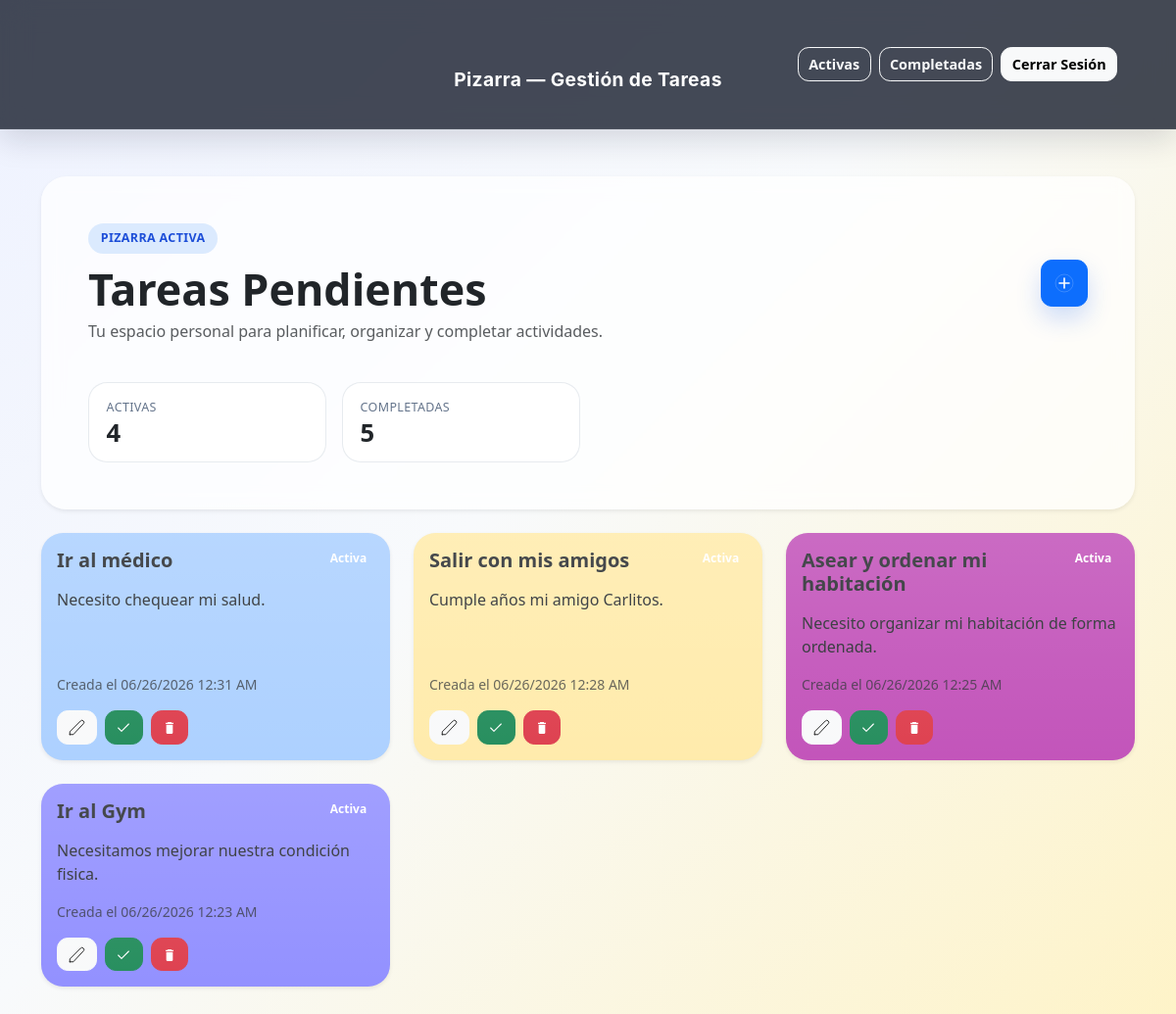
Page /dashboard/ (signed in) on the committed database.
### tareas/models.py (models this page shows, shortened)
class Task(models.Model):
    class Status(models.TextChoices):
        PENDING = 'pending', 'Pendiente'
        COMPLETED = 'completed', 'Completada'
    user = models.ForeignKey(settings.AUTH_USER_MODEL, on_delete=models.CASCADE, related_name='tasks')
    title = models.CharField(max_length=120)
    description = models.TextField(blank=True)
    color = models.CharField(max_length=7, default='#ffeaa7')
    status = models.CharField(max_length=20, choices=Status.choices, default=Status.PENDING)
    created_at = models.DateTimeField(auto_now_add=True)
    completed_at = models.DateTimeField(null=True, blank=True)
    class Meta:
        ordering = ['-created_at']

### tareas/views.py (the view)
# urls.py: path('dashboard/', views.dashboard, name='dashboard'),
@login_required
def dashboard(request):
    tasks = Task.objects.filter(user=request.user, status=Task.Status.PENDING)
    completed_count = Task.objects.filter(user=request.user, status=Task.Status.COMPLETED).count()
    return render(request, 'dashboard.html', {
        'tasks': tasks,
        'pending_count': tasks.count(),
        'completed_count': completed_count,
    })

### templates/dashboard.html (shortened to what this page needs)
{% extends 'base.html' %}
{% load tz %}
{% block content %}
<div class="board-hero card border-0 shadow-sm mb-4">
  <div class="card-body p-4 p-md-5">
    <div class="d-flex flex-wrap justify-content-between align-items-center gap-3">
      <div class="hero-text">
        <span class="section-pill">Pizarra activa</span>
        <h1 class="display-6 fw-bold mb-2">Tareas Pendientes</h1>
        <p class="text-muted mb-0">Tu espacio personal para planificar, organizar y completar actividades.</p>
      </div>
      <a class="btn btn-primary btn-lg btn-boost app-btn btn-icon" href="{% url 'task_create' %}" aria-label="Nueva tarea">
        <svg xmlns="http://www.w3.org/2000/svg" width="20" height="20" viewBox="0 0 20 20" fill="none" aria-hidden="true">
          <circle cx="10" cy="10" r="9" stroke="rgba(255,255,255,0.18)" stroke-width="1" />
          <path d="M10 5v10M5 10h10" stroke="#fff" stroke-width="1.6" stroke-linecap="round" />
        </svg>
      </a>
    </div>
    <div class="row g-3 mt-4">
      <div class="col-6 col-md-3">
        <div class="stat-tile">
          <div class="stat-label">Activas</div>
          <div class="stat-value">{{ pending_count }}</div>
        </div>
      </div>
      <div class="col-6 col-md-3">
        <div class="stat-tile">
          <div class="stat-label">Completadas</div>
          <div class="stat-value">{{ completed_count }}</div>
        </div>
      </div>
    </div>
  </div>
</div>
{% if tasks %}
  <div class="row g-4">
    {% for task in tasks %}
      <div class="col-12 col-md-6 col-xl-4">
        <div class="task-card card h-100 border-0 shadow-sm" style="background-color: {{ task.color }};">
          <div class="card-body d-flex flex-column">
            <div class="d-flex justify-content-between align-items-start gap-3 mb-3">
              <h2 class="h5 fw-bold mb-0">{{ task.title }}</h2>
              <span class="badge text-bg-dark-subtle">Activa</span>
            </div>
            <p class="task-description flex-grow-1">{{ task.description|linebreaksbr }}</p>
            <div class="small text-muted mb-3">Creada el <span class="created-at" data-timestamp="{{ task.created_at|date:'c' }}">{{ task.created_at|localtime|date:"d/m/Y H:i" }}</span></div>
            <div class="d-flex flex-wrap gap-2">
              <a class="btn btn-sm btn-light app-btn" href="{% url 'task_update' task.pk %}" aria-label="Editar tarea">
                <svg xmlns="http://www.w3.org/2000/svg" width="18" height="18" viewBox="0 0 24 24" fill="none" aria-hidden="true">
                  <path d="M3 21v-3.75L17.81 2.44a2.5 2.5 0 0 1 3.54 0l.21.21a2.5 2.5 0 0 1 0 3.54L7.75 21H3z" stroke="currentColor" stroke-width="1.2" stroke-linecap="round" stroke-linejoin="round"/>
                </svg>
              </a>
              <form method="post" action="{% url 'task_complete' task.pk %}" id="complete-form-{{ task.pk }}">
                <button type="button" class="btn btn-sm btn-success app-btn" data-bs-toggle="modal" data-bs-target="#completeModal" data-form-id="complete-form-{{ task.pk }}" aria-label="Completar tarea">
                  <svg xmlns="http://www.w3.org/2000/svg" width="16" height="16" viewBox="0 0 24 24" fill="none" aria-hidden="true">
                    <path d="M20 6L9 17l-5-5" stroke="#fff" stroke-width="1.6" stroke-linecap="round" stroke-linejoin="round"/>
                  </svg>
                </button>
              </form>
              <a class="btn btn-sm btn-danger app-btn" href="{% url 'task_delete' task.pk %}" aria-label="Eliminar tarea">
              </a>
            </div>
          </div>
        </div>
      </div>
    {% endfor %}
  </div>
{% else %}
  <div class="empty-state card border-0 shadow-sm">
    <div class="card-body p-5 text-center">
      <h2 class="h4 fw-bold mb-2">No tienes tareas activas</h2>
    </div>
  </div>
{% endif %}
{% endblock %}

### static/css/style.css (style rules this page uses)
:root { --board-bg: linear-gradient(135deg, #eef2ff 0%, #f8fafc 45%, #fef3c7 100%); }
body { min-height: 100vh; background: var(--board-bg); color: #1f2937; }
.task-card { border-radius: 1.4rem; transition: transform .2s ease, box-shadow .2s ease; overflow: hidden; position: relative; }
.task-card::after { content: ""; position: absolute; inset: 0; background: linear-gradient(180deg, rgba(255,255,255,.18), rgba(255,255,255,.06)); pointer-events: none; }
.btn-boost { box-shadow: 0 12px 24px rgba(37, 99, 235, 0.22); }
.btn-icon { width:48px; height:48px; display:inline-flex; align-items:center; justify-content:center; padding:0.45rem; }
.board-hero { border-radius: 1.6rem; background: rgba(255, 255, 255, 0.72); backdrop-filter: blur(10px); }
.section-pill { display: inline-flex; align-items: center; padding: .4rem .8rem; border-radius: 999px; background: #dbeafe; color: #1d4ed8; font-size: .78rem; font-weight: 700; letter-spacing: .03em; text-transform: uppercase; margin-bottom: .75rem; }
.stat-tile { border-radius: 1.2rem; padding: 1rem 1.1rem; background: rgba(255, 255, 255, 0.8); border: 1px solid rgba(148, 163, 184, 0.22); }
.stat-label { font-size: .78rem; text-transform: uppercase; letter-spacing: .03em; color: #64748b; margin-bottom: .2rem; }
.stat-value { font-size: 1.6rem; line-height: 1; font-weight: 800; }
.task-description { white-space: normal; }
.app-btn { border-radius: .7rem; padding:.45rem .8rem; font-weight:600; transition: transform .06s ease, box-shadow .12s ease; }
.btn-sm.app-btn { padding:.35rem .65rem; font-size:.9rem; }
.btn-danger.app-btn { color: #fff; }
.app-btn { border-radius: .7rem; padding:.45rem .8rem; font-weight:600; }
.board-hero .hero-text { text-align: left; }
.board-hero .hero-text .display-6 { font-size: 2.8rem; line-height: 1.05; }
.board-hero .hero-text .text-muted { margin: 0 0 1rem 0; color: #6b7280; }

### rows in the picture
Task: title "Ir al médico", description "Necesito chequear mi salud."
Task: title "Salir con mis amigos", description "Cumple años mi amigo Carlitos."
Task: title "Asear y ordenar mi habitación", description "Necesito organizar mi habitación de forma ordenada."
Task: title "Ir al Gym", description "Necesitamos mejorar nuestra condición fisica."

### other values in the picture
{{ pending_count }} "4"
{{ completed_count }} "5"
